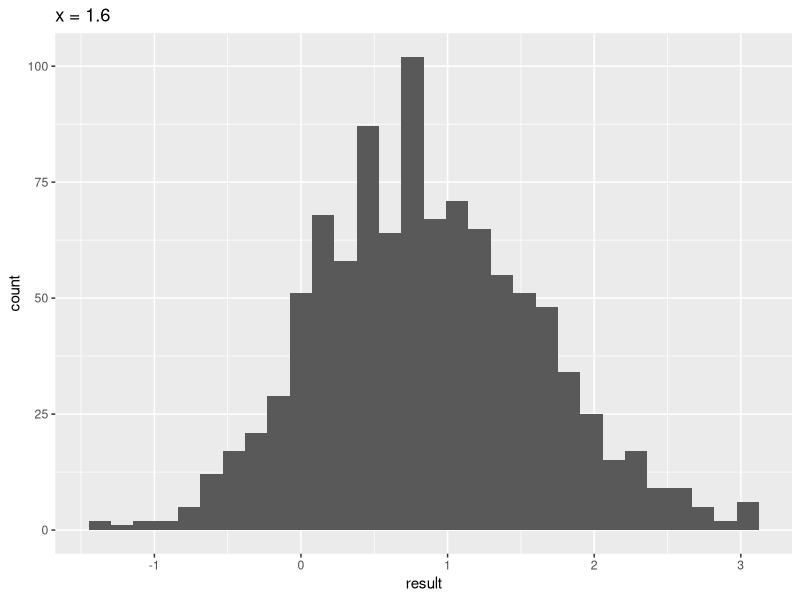
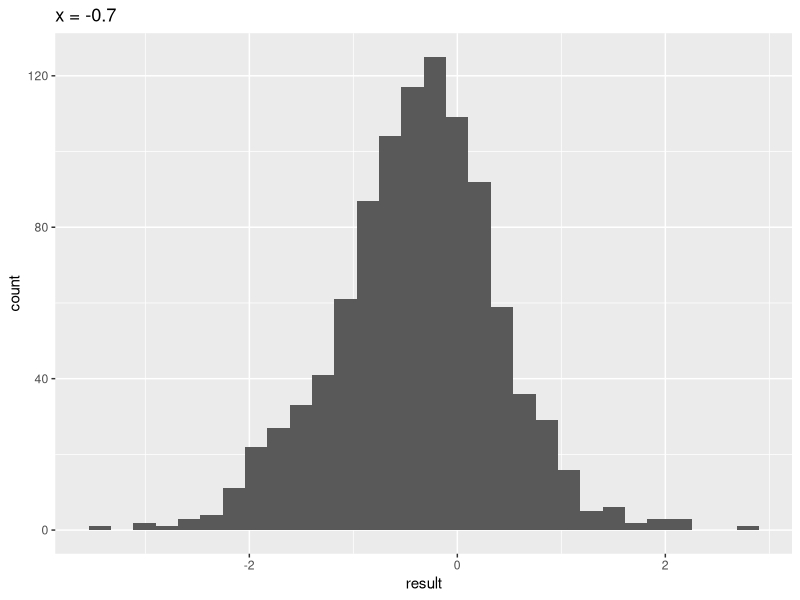
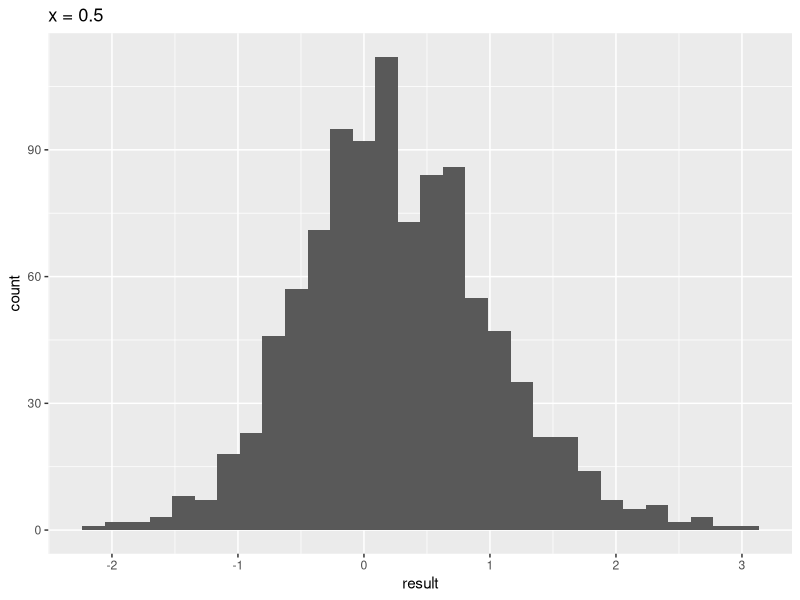
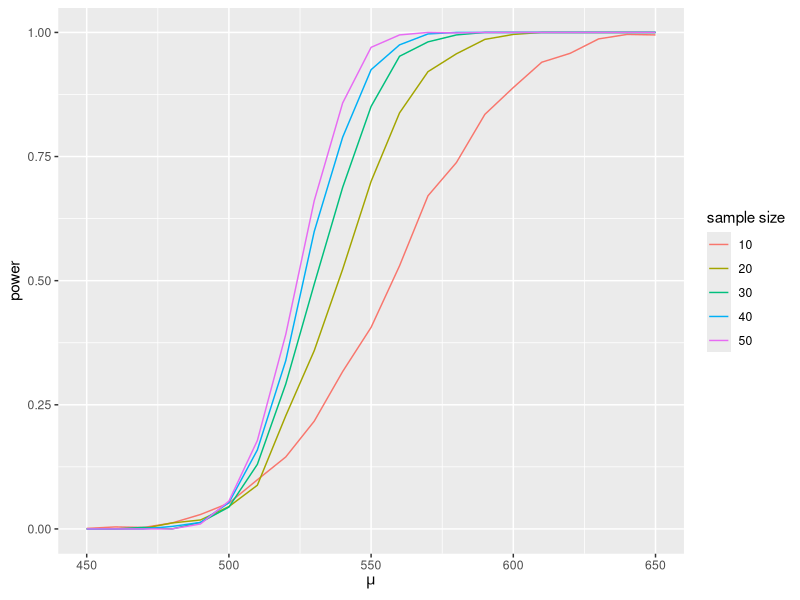
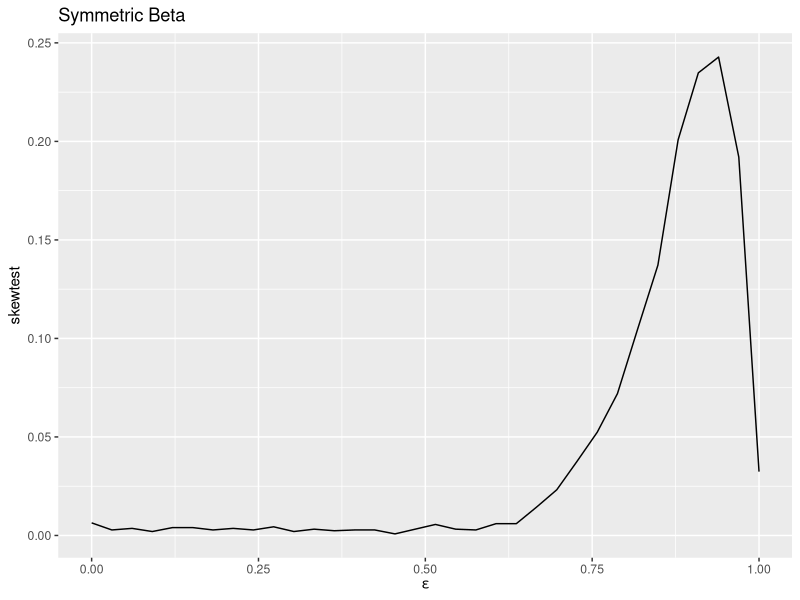
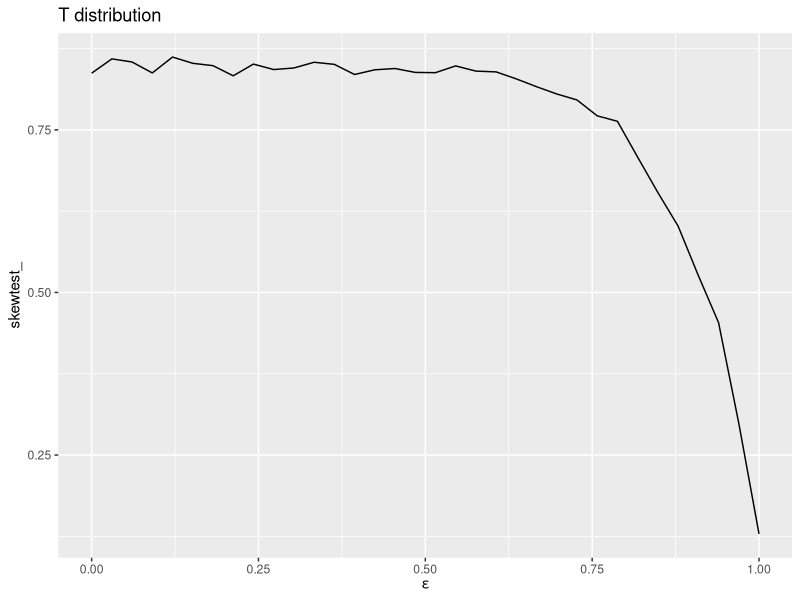
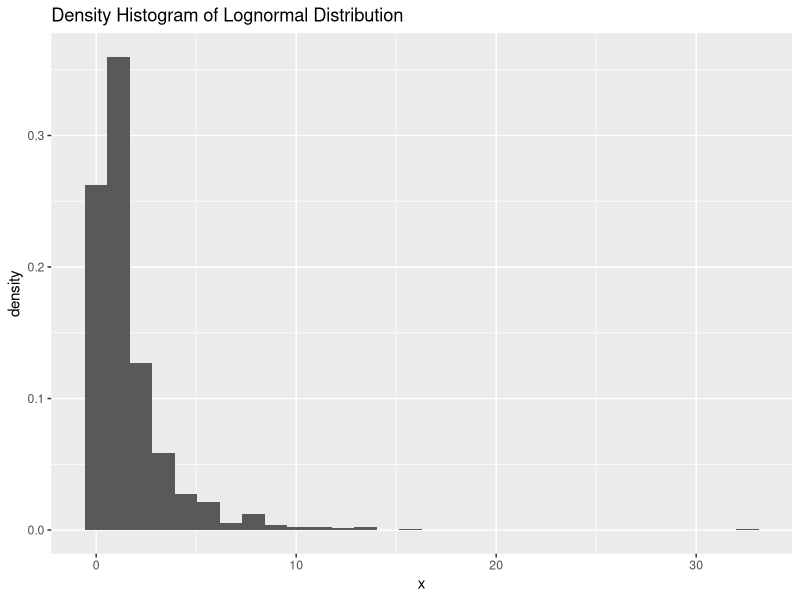
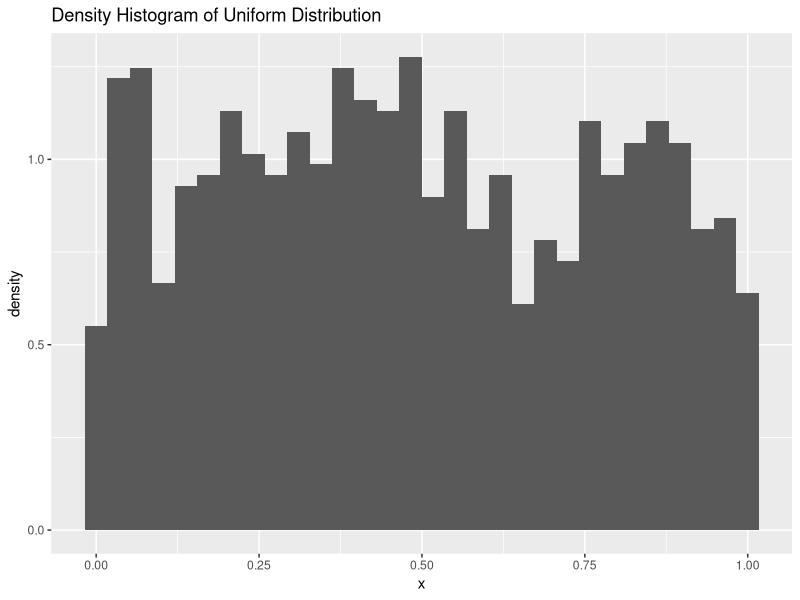

These figures' R source, in order:
## ---- chunk 1
options(scipen = 1, digits = 4, width = 80)
library(knitr)
opts_chunk$set(echo=TRUE,
               cache=TRUE, autodep=TRUE, cache.comments=FALSE,
               message=FALSE, warning=FALSE)
## ---- chunk 2
poster_mean <- function(x, m = 1000){
  set.seed(671105713)
  theta <- rcauchy(m)
  h <- pi*exp(-0.5 * (x-theta)^2)
  return(mean(theta*h)/mean(h))
}
sapply(c(1.6, -0.7, 0.5), FUN = poster_mean)
## ---- chunk 3
Acceptance_Rejection <- function(x, n = 1000){
  set.seed(671105713)
  output = rep(NA, n)
  i = 1
  while(i<=n){
    u <- runif(1)
    q <- runif(1)
    theta <- qnorm(q)
    
    if(u < (exp(-0.5*(x-theta)^2)/(1+ theta^2)) / exp(-theta^2/2)){
      output[i] = theta
      i = i+1
    }
  }
  return(output)
}

library(ggplot2)
result = Acceptance_Rejection(x = 1.6)
ggplot() +
  geom_histogram(mapping = aes(x = result)) +
  ggtitle("x = 1.6")
result = Acceptance_Rejection(x = -0.7)
ggplot() +
  geom_histogram(mapping = aes(x = result)) +
  ggtitle("x = -0.7")
result = Acceptance_Rejection(x = 0.5)
ggplot() +
  geom_histogram(mapping = aes(x = result)) +
  ggtitle("x = 0.5")
## ---- chunk 4
MSE_Cauchy <- function(x, n = 20, m = 1000){
  set.seed(1)
  tmean <- rep(NA, m)
  for(i in 1:m){
    val <- sort(rcauchy(n))
    tmean[i] <- sum(val[(1+x):(n-x)])/(n-2*x)
  }
  return(mean(tmean^2))
}
sapply(X=seq(1:9), FUN = MSE_Cauchy)
## ---- chunk 5
power_curve <- function(n=20){
  set.seed(671105713)
  # n <- 20
  m <- 1000
  mu0 <- 500
  sigma <- 100
  mu <- c(seq(450, 650, 10)) #alternatives
  M <- length(mu)
  power <- numeric(M)
  for (i in 1:M){
    mu1 <- mu[i]
    pvalues <- replicate(m, expr = {
      #simulate under alternative mu1
      x <- rnorm(n, mean = mu1, sd = sigma)
      ttest <- t.test(x,
                      alternative = "greater", mu = mu0)
      ttest$p.value } )
    power[i] <- mean(pvalues <= .05)
  }
  return(power)
}

ggplot(mapping = aes(x=seq(450, 650, 10))) +
  geom_line(mapping = aes(y=power_curve(n=10),
                          color="10")) +
  geom_line(mapping = aes(y=power_curve(),
                          color="20")) +
  geom_line(mapping = aes(y=power_curve(n=30),
                          color="30")) +
  geom_line(mapping = aes(y=power_curve(n=40),
                          color="40")) +
  geom_line(mapping = aes(y=power_curve(n=50),
                          color="50")) +
  xlab(expression(mu)) + ylab("power") + labs(color="sample size")
## ---- chunk 6
n <- 20
alpha <- 0.05
UCL <- replicate(1000, expr = {
  x <- rchisq(n, df=2)
  (n-1)*var(x)/qchisq(alpha, n-1)
})

UCL_64 <- replicate(1000, expr = {
  x <- rnorm(n, mean=0, sd=2)
  (n-1) * var(x) / qchisq(alpha, df=n-1)
})

# sum(UCL>4)
mean(UCL>4)
mean(UCL_64>4)
## ---- chunk 7
sk <- function(x){
  #computes the sample skewness coeff.
  xbar <- mean(x)
  m3 <- mean((x - xbar)^3)
  m2 <- mean((x - xbar)^2)
  return( m3 / m2^1.5 )
}

a <- 1
alpha <- 0.05
n <- 30
m <- 2500
epsilon <- c(seq(0, .15, .01), seq(.15, 1, .05))
cv <- qnorm(1-alpha/2, 0, sqrt(6*(n-2) / ((n+1)*(n+3))))

skewtest <- numeric(length(epsilon))
for(i in 1:length(epsilon)){
  e <- epsilon[i]
  test <- numeric(m)
  for(j in 1:m){
    a <- sample(c(1, 10), replace=TRUE, size=n, prob=c(1-e, e))
    x <- rbeta(n, a, a)
    test[j] <- as.integer(abs(sk(x)) >= cv)
  }
  skewtest[i] <- mean(test)
}

ggplot(mapping = aes(x=seq(0, 1, length.out=length(epsilon)))) +
  geom_line(mapping = aes(y=skewtest)) +
  ggtitle("Symmetric Beta") + xlab(expression(epsilon))

skewtest_ <- numeric(length(epsilon))
for(i in 1:length(epsilon)){
  e <- epsilon[i]
  test <- numeric(m)
  for(j in 1:m){
    a <- sample(c(1, 10), replace=TRUE, size=n, prob=c(1-e, e))
    x <- rt(n, a)
    test[j] <- as.integer(abs(sk(x)) >= cv)
  }
  skewtest_[i] <- mean(test)
}

ggplot(mapping = aes(x=seq(0, 1, length.out=length(epsilon)))) +
  geom_line(mapping = aes(y=skewtest_)) +
  ggtitle("T distribution") + xlab(expression(epsilon))
## ---- chunk 8
set.seed(671105713)
question_7 <- function(n=1000, distribution="Lognormal"){
  if(distribution=="Lognormal"){
    x <- rlnorm(n)
  } else if(distribution=="uniform"){
    x <- runif(n)
  } else if(distribution=="Bernoulli"){
    x <- rbinom(n, 1, 0.1)
  }
  x <- sort(x)
  x_bar <- mean(x)
  sum_result <- array(NA, dim=n)
  for(i in 1:n){
    sum_result[i] <- (2*i-n-1)*x[i]
  }
  return(list(sum(sum_result)/(n^2*x_bar), x))
}

### Lognormal
output <- question_7()
output[[1]]
ggplot() +
  geom_histogram(mapping = aes(x = output[[2]],
                               y = ..density..)) +
  ggtitle("Density Histogram of Lognormal Distribution") +
  xlab("x")

### Uniform
output <- question_7(distribution="uniform")
output[[1]]
ggplot() +
  geom_histogram(mapping = aes(x = output[[2]],
                               y = ..density..)) +
  ggtitle("Density Histogram of Uniform Distribution") +
  xlab("x")

### Bernoulli
output <- question_7(distribution="Bernoulli")
output[[1]]
ggplot() +
  geom_bar(mapping = aes(x = output[[2]],
                         y = ..density..),
           stat="bin") +
  ggtitle("Density Histogram of Binomial Distribution") +
  xlab("x")
## ---- chunk 9
erf <- function(x) 2 * pnorm(x * sqrt(2)) - 1
erf(0.5)

n <- 1000
output <- array(NA, n)
set.seed(671105713)
for(i in 1:n){
  output[i] <- question_7()[[1]]
}

sd <- sqrt(mean((output-mean(output))^2))
cdf <- mean(output)
c(cdf - 1.96*sd, cdf + 1.96*sd) #### 95% Confidence Interval

UCL <- mean((output >= cdf - 1.96*sd) & (output <= cdf + 1.96*sd))
UCL
